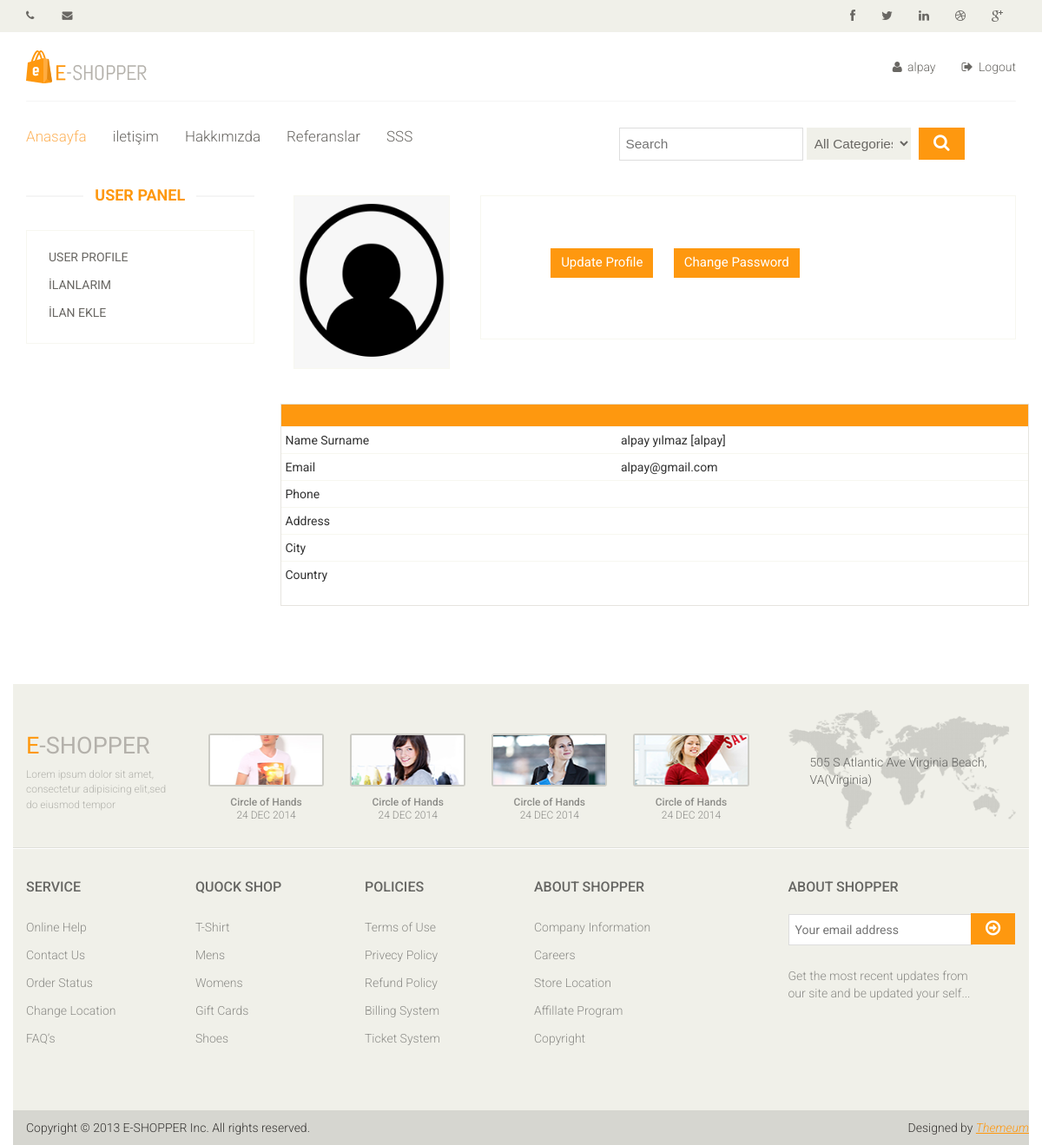
/user/ (signed in), run on an earlier commit of the app's database.
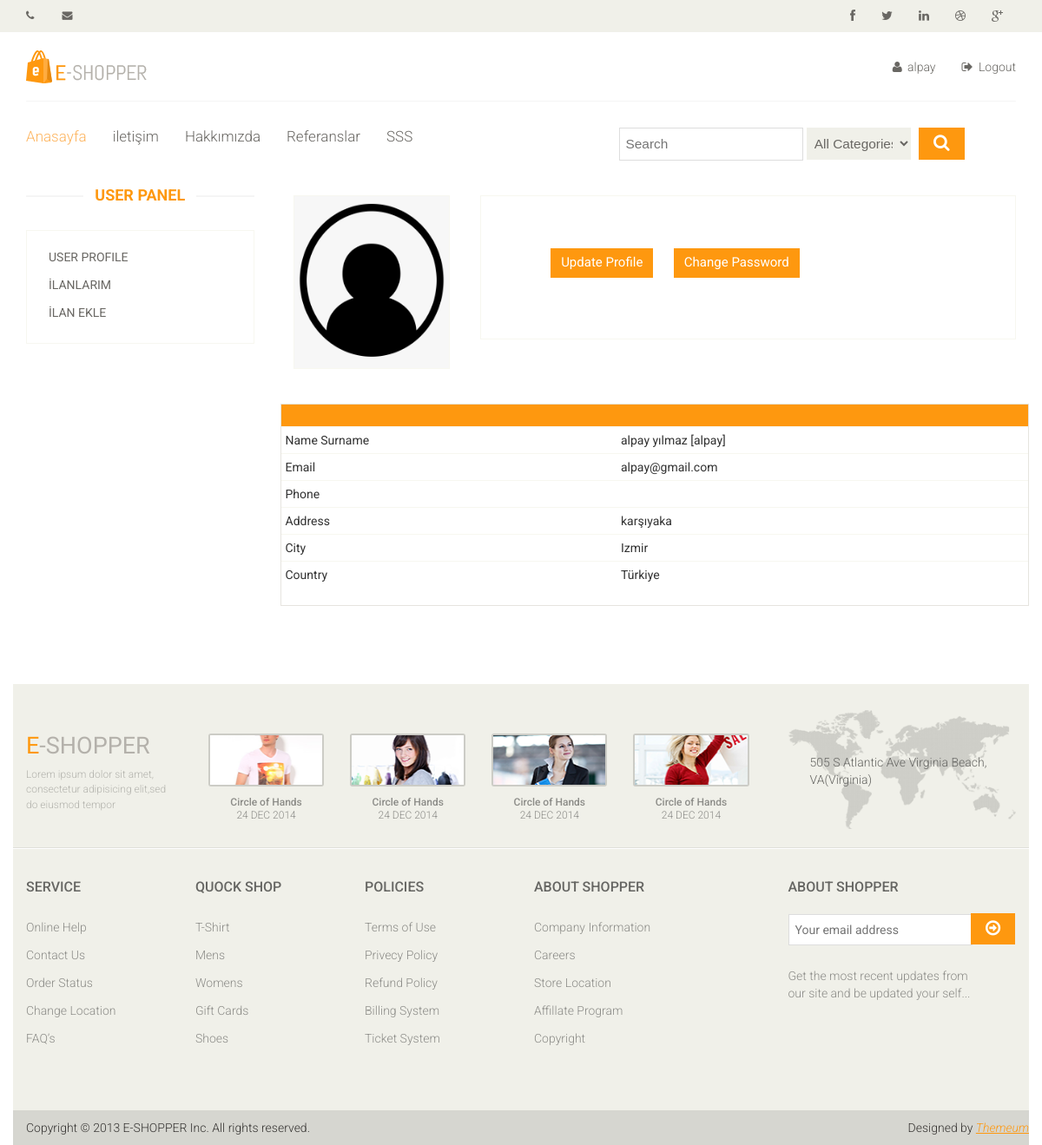
And on a later commit of the database.
### home/models.py (models this page shows, shortened)
class UserProfile(models.Model):
    user = models.OneToOneField(User, on_delete=models.CASCADE)
    phone = models.CharField(blank=True, max_length=20)
    adress = models.CharField(blank=True, max_length=120)
    city = models.CharField(blank=True, max_length=20)
    country = models.CharField(blank=True, max_length=20)
    image = models.ImageField(blank=True, upload_to='images/users/')
    def user_name(self):
        return self.user.first_name + ' ' + self.user.last_name + ' [' + self.user.username + ']'
    def image_tag(self):
        if self.image:
            return mark_safe('<img src="%s" style="width: 45px; height:45px;" />' % self.image.url)
        else:
            return 'No Image Found'
    image_tag.short_description = 'Image'

### user/views.py (the view)
# urls.py: path('', views.index, name='index'),
def index(request):
    category = Category.objects.all()
    current_user = request.user
    profile = UserProfile.objects.get(user_id=current_user.id)
    context = {'category': category,
               'profile': profile}
    return render(request, 'user_profile.html', context)

### user/templates/user_profile.html (shortened to what this page needs)
{% extends "homebase.html" %}
{% block body %}
    <section>
        <div class="container">
            <div class="row">
                <div class="col-sm-3">
                    <div class="left-sidebar">
                        <div class="brands_products">
                            <h2>User Panel</h2>
                            {% include "user_panel.html" %}
                        </div>
                    </div>
                </div>
                <section id="cart_items">
                    <div class="col-sm-9 padding-right">
                        <div class="product-details">
                            <div class="col-sm-3">
                                <div class="view-product">
                                    <img src="{{ profile.image.url }}"style="width: 180px;height: 200px;">
                                </div>
                            </div>
                            <div class="col-sm-9">
                                <div class="product-information">
                                    <a href="/user/update"class="btn btn-fefault cart">Update Profile</a>
                                    <a href="/user/password"class="btn btn-fefault cart">Change Password</a>
                                </div>
                            </div>
                        </div>
                        <div class="product-details">
                            <div class="table-responsive cart_info">
                                <table class="table table-condensed">
                                    <tr class="cart_menu">
                                        <td class="image"></td>
                                        <td class="cart_description"style="height: 25px"></td>
                                    </tr>
                                    <tr>
                                        <td class="description">Name Surname</td>
                                        <td class="cart_description">{{ profile.user_name }}</td>
                                    </tr>
                                    <tr>
                                        <td class="description">Email</td>
                                        <td class="cart_description">{{ profile.user.email }}</td>
                                    </tr>
                                    <tr>
                                        <td class="price">Phone</td>
                                        <td class="cart_description">{{ profile.phone }}</td>
                                    </tr>
                                    <tr>
                                        <td class="quantity">Address</td>
                                        <td class="cart_description">{{ profile.adress }}</td>
                                    </tr>
                                    <tr>
                                        <td class="total">City</td>
                                        <td class="cart_description">{{ profile.city }}</td>
                                    </tr>
                                    <tr>
                                        <td>Country</td>
                                        <td class="cart_description">{{ profile.country }}</td>
                                    </tr>
                                </table>
                            </div>
                        </div>
                    </div>
                </section>
            </div>
        </div>
    </section>
{% endblock %}

What changed in the data, as far as the page shows it:
changed UserProfile "alpay yılmaz [alpay]": adress (not shown) → "karşıyaka"; city (not shown) → "Izmir"; country (not shown) → "Türkiye"
